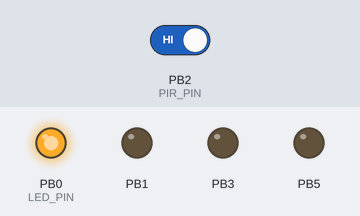
A sketch run on a simulated ATtiny85, built with avr-gcc and run on an emulated ATtiny85. On the bench: output pins drawn as LEDs (lit = HIGH). The test bench sets the inputs (shaded band); at power-on: PB2 (PIR_PIN) HIGH. Sleep ends after the set time or at an interrupt.

Above: at 0.1 s.
At 1.0 s:
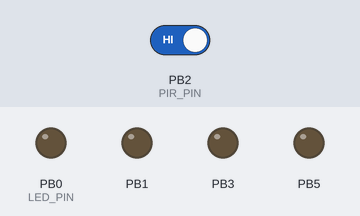
Timing chart, 0 to 2.5 s (numbered marks = the images above):
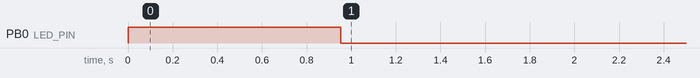

The sketch:

Attiny85PIRRCSwitch.ino
```cpp
#include <avr/wdt.h>
#include <avr/sleep.h>
#include <RCSwitch.h>

#define aca_disable() (ACSR |= _BV(ACD))
#define adc_disable() (ADCSRA &= ~_BV(ADEN))
#define adc_enable()  (ADCSRA |=  _BV(ADEN))


#define LED_PIN 0     //pin for blinking LED
#define PIR_PIN 2
#define TX_PIN  4     //pin where your transmitter is connected

#define VCC_HIGH              4700  //4.7V
#define VCC_LOW               3100  //3.1V
#define VCC_OFF               2800  //2.8V

#define WAKEUP_INTERVAL       40     // * 8 sec

struct package {
  uint8_t group;
  uint8_t device: 4, sensor: 3, ecc: 1; //ecc - errors control check
  uint16_t value;
};

typedef struct package Package;
Package data;
uint8_t buf[sizeof(unsigned long)];

uint16_t lastVccValue = VCC_HIGH;

RCSwitch mySwitch = RCSwitch();

volatile bool motionDetected = false;
volatile byte watchdog_counter = WAKEUP_INTERVAL;

ISR(WDT_vect) {
  watchdog_counter++;
  if (motionDetected && watchdog_counter > 8) motionDetected = false;
}

ISR(PCINT0_vect) {
    motionDetected = true;
    watchdog_counter = WAKEUP_INTERVAL;
}

uint16_t readVcc(void)
{
  uint16_t result;
  // Read 1.1V reference against Vcc
  ADMUX = (0 << REFS0) | (12 << MUX0);
  delay(2); // Wait for Vref to settle
  ADCSRA |= (1 << ADSC); // Convert
  while (bit_is_set(ADCSRA, ADSC));
  result = ADCW;
  return 1125300L / result; // Back-calculate AVcc in mV
}

void setup() {
  pinMode(LED_PIN, OUTPUT);
  pinMode(1, OUTPUT);
  pinMode(PIR_PIN, INPUT);
  pinMode(3, OUTPUT);
  pinMode(TX_PIN, OUTPUT);
  pinMode(5, OUTPUT);
  digitalWrite(LED_PIN, HIGH);
  mySwitch.enableTransmit(TX_PIN);
  data.group = 111;
  data.device = 2;
  data.ecc = 1;
  delay(500);
  digitalWrite(LED_PIN, LOW);
}

void loop() {

  if (watchdog_counter < WAKEUP_INTERVAL)
  {
    cli();                                  // Disable interrupts

    digitalWrite(LED_PIN, LOW);
    digitalWrite(1, LOW);
    digitalWrite(3, LOW);
    digitalWrite(TX_PIN, LOW);
    digitalWrite(5, LOW);

    //Initialize Watchdog Timer
    wdt_reset();
    wdt_enable(WDTO_8S);                    //sleep 8 sec
    WDTCR |= _BV(WDIE);                     //Enable watchdog interrupts
    if (!motionDetected)
    {
      GIMSK |= _BV(PCIE);                     // Enable Pin Change Interrupts
      PCMSK |= _BV(PCINT2);                   // Use PB2 as interrupt pin
    }
    sleep_bod_disable();
    aca_disable();
    adc_disable();

    set_sleep_mode(SLEEP_MODE_PWR_DOWN);
    sleep_enable();
    sei();                                  // Enable interrupts
    sleep_cpu();

    cli();                                  // Disable interrupts
    PCMSK &= ~_BV(PCINT2);                  // Turn off PB2 as interrupt pin
    sleep_disable();
    adc_enable();
    sei();                                  // Enable interrupts

    return; // wait for WAKEUP_INTERVAL * 8 seconds
  }

  watchdog_counter = 0;

  if (lastVccValue > 0 && lastVccValue < VCC_OFF) return;

  digitalWrite(LED_PIN, HIGH);

  if (motionDetected)
  {
    digitalWrite(PIR_PIN, LOW);
    data.sensor = 2;
    data.value = 1;
  }
  else
  {
    lastVccValue = readVcc();
    data.sensor = 1;
    if (lastVccValue < VCC_HIGH)
      data.value = round((lastVccValue - VCC_OFF) * (100.0 / (VCC_HIGH - VCC_OFF)));
    else
      data.value = 100;
  }

    buf[0] = data.group;
    buf[1] = data.value & 0xff;
    buf[2] = (data.value >> 8) & 0xff;
    buf[3] = data.device | data.sensor << 4 | data.ecc << 7;

    unsigned long ulbuf = (((unsigned long)buf[0]) << 24) | (((unsigned long)buf[1]) << 16) | (((unsigned long)buf[2]) << 8) | (unsigned long)buf[3];

    mySwitch.send(ulbuf, 32);

    digitalWrite(LED_PIN, LOW);

  if (lastVccValue > 0 && lastVccValue < VCC_LOW) //Low Vcc Blink
  {
    delay(100);
    digitalWrite(LED_PIN, HIGH);
    delay(200);
    digitalWrite(LED_PIN, LOW);
    delay(100);
    digitalWrite(LED_PIN, HIGH);
    delay(200);
    digitalWrite(LED_PIN, LOW);
    delay(100);
    digitalWrite(LED_PIN, HIGH);
    delay(200);
    digitalWrite(LED_PIN, LOW);
  }
}
```

Measured:
- by itself, PB0 (LED_PIN): HIGH → LOW at 0.95 s
